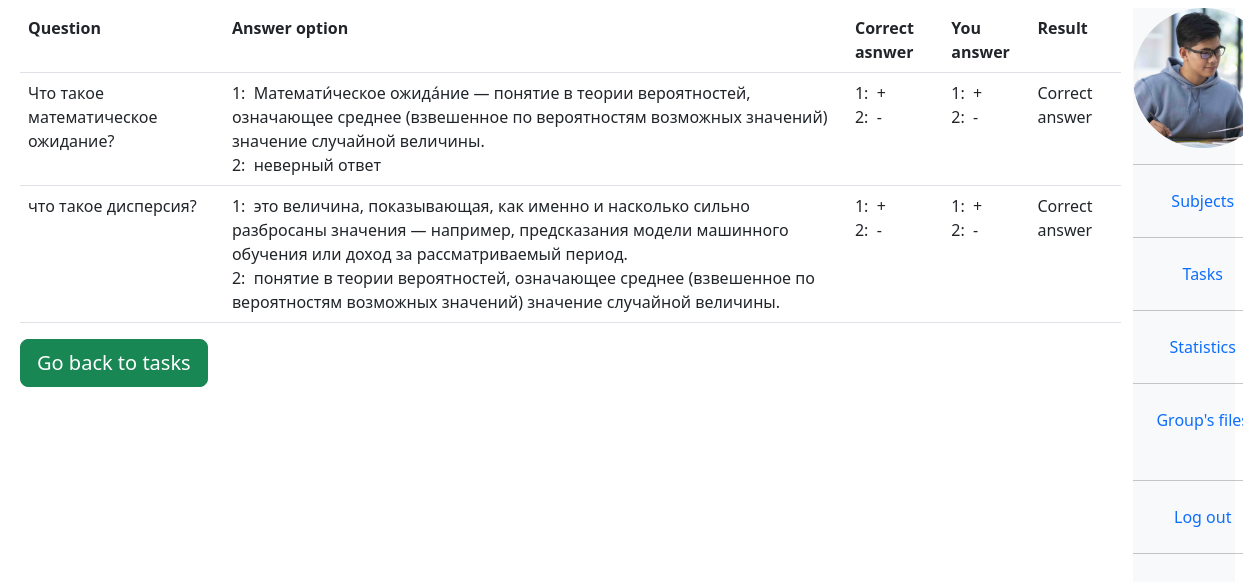
/test/show_result_table/29 (signed in), run on an earlier commit of the app's database.
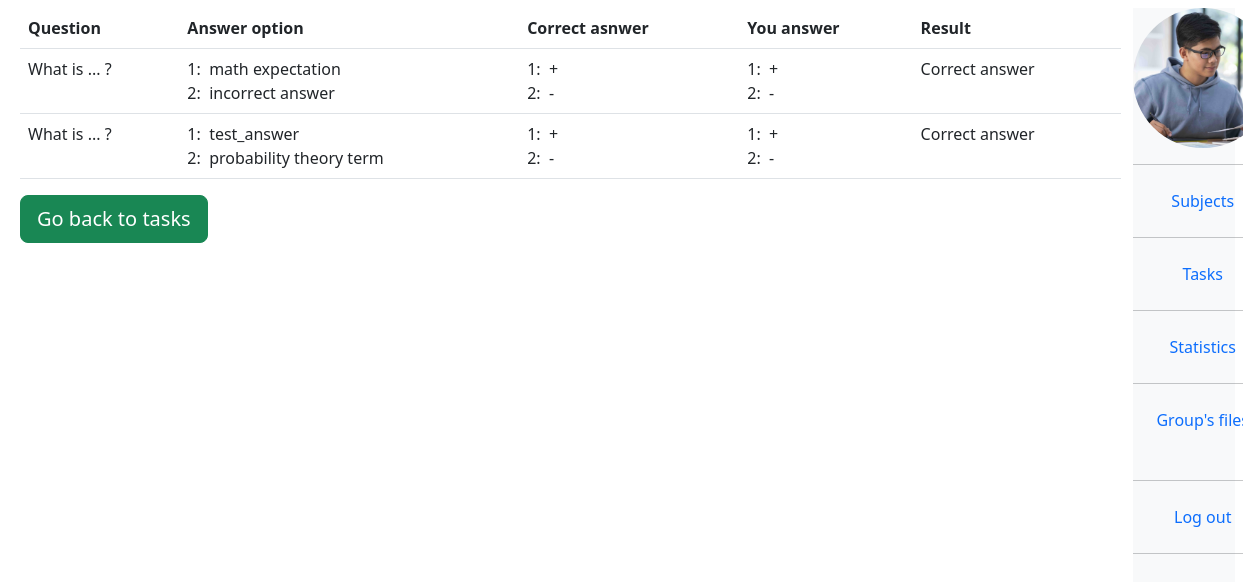
And on a later commit of the database.
### univ_app/models.py (models this page shows, shortened)
class Question(models.Model):
    question = models.TextField(default="")
    answered_correctly = models.BooleanField(default=False)
    related_test = models.ForeignKey("Test", on_delete=models.CASCADE, null=True)
    def __str__(self):
        return self.question

class Answer(models.Model):
    answer = models.CharField(max_length=1000)
    was_chosen = models.BooleanField(default=False)
    is_right = models.BooleanField(default=False)
    related_question = models.ForeignKey(
        "Question", on_delete=models.CASCADE, null=True
    )
    def __str__(self):
        return self.answer

class AnsweredQuestion(models.Model):
    related_taken_test = models.ForeignKey(
        "TakenTest", on_delete=models.CASCADE, null=True
    )
    related_question = models.ForeignKey(
        "Question", on_delete=models.CASCADE, null=True
    )
    correct = models.BooleanField(default=False)

### univ_app/decorators.py (the view)
        def wrapper(request, *args, **kwargs):
            group = None
            if request.user.groups.exists():
                group = request.user.groups.all()[0].name
            if group in allowed_groups:
                return view_func(request, *args, **kwargs)
            return HttpResponse("Permission denied")

### univ_app/templatetags/user_tags.py (called while the page is built)
@register.filter(name="has_group")
def has_group(user, group_name):
    return user.groups.filter(name=group_name).exists()

### templates/tester/take_test/show_result_table.html
{%extends "base.html"%}
{%block show_result_table%}
<table class = "table">
  <tr>
    <th>Question</th>
    <th>Answer option</th>
    <th>Correct asnwer</th>
    <th>You answer</th>
    <th>Result</th>
  </tr>
  {% for zipped in all_zipped %}
  <tr>
    <td>{{zipped.0}}</td>
    <td>
      {% for ans in zipped.1%}
        {{forloop.counter}}:  {{ans}}
        <br>
      {%endfor%}
    </td>
    <td>
      {% for ans in zipped.1%}
        {{forloop.counter}}:  {{ans.is_right|yesno:"+,-, "}}
        <br>
      {%endfor%}
    </td>
    <td>
      {% for ans in zipped.2%}
        {{forloop.counter}}:  {{ans.checked|yesno:"+,-, "}}
        <br>
      {%endfor%}
    </td>
    <td>
      {{zipped.3.correct|yesno:"Correct answer, incorrect answer"}}
    </td>
  </tr>
  {% endfor %}
</table>
<a href = "{%url 's_tasks'%}" class = "btn btn-success btn-lg">Go back to tasks</a>
{%endblock%}

What changed in the data, as far as the page shows it:
changed Question (number 1 of 2 on the later page): question "Что такое математическое ожидание?" → "What is ... ?"
changed Answer: answer "Математи́ческое ожида́ние — понятие в теории вероятностей, означающее среднее (взвешенное по вероятностям возможных значений) значение случайной величины." → "math expectation"
changed Answer: answer "неверный ответ" → "incorrect answer"
changed Question (number 2 of 2 on the later page): question "что такое дисперсия?" → "What is ... ?"
changed Answer: answer "это величина, показывающая, как именно и насколько сильно разбросаны значения — например, предсказания модели машинного обучения или доход за рассматриваемый период." → "test_answer"
changed Answer: answer "понятие в теории вероятностей, означающее среднее (взвешенное по вероятностям возможных значений) значение случайной величины." → "probability theory term"
